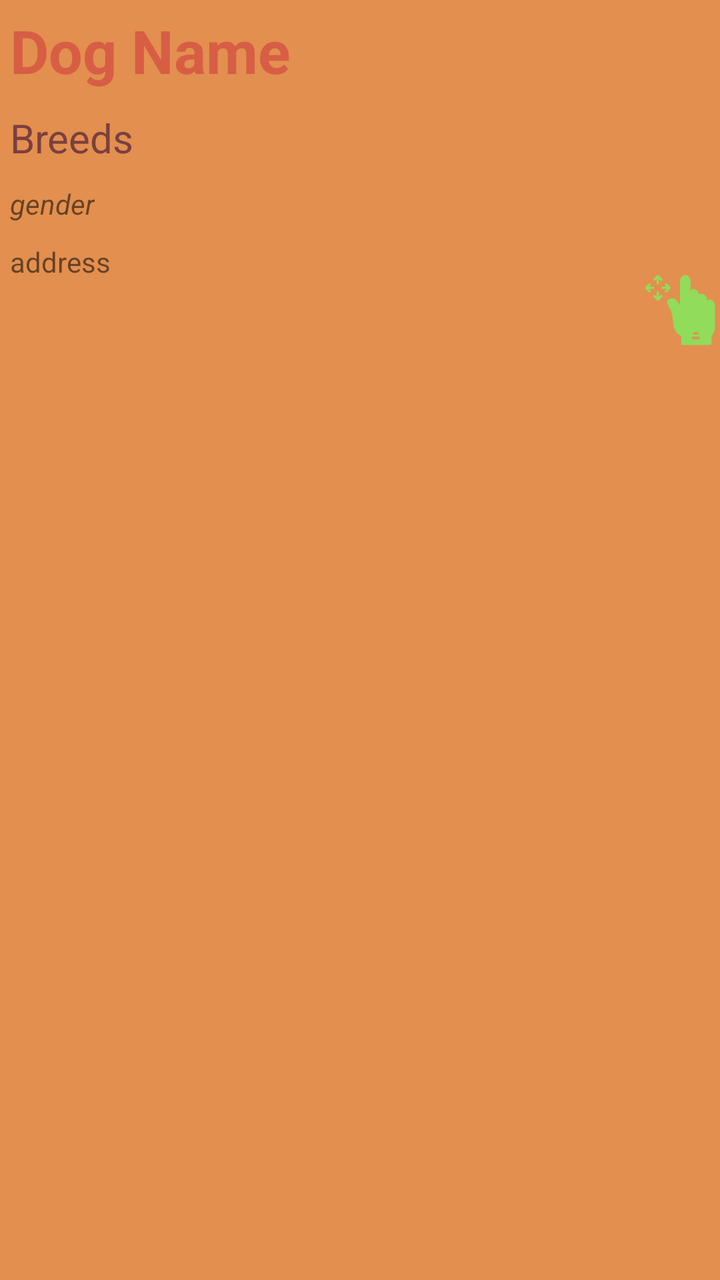
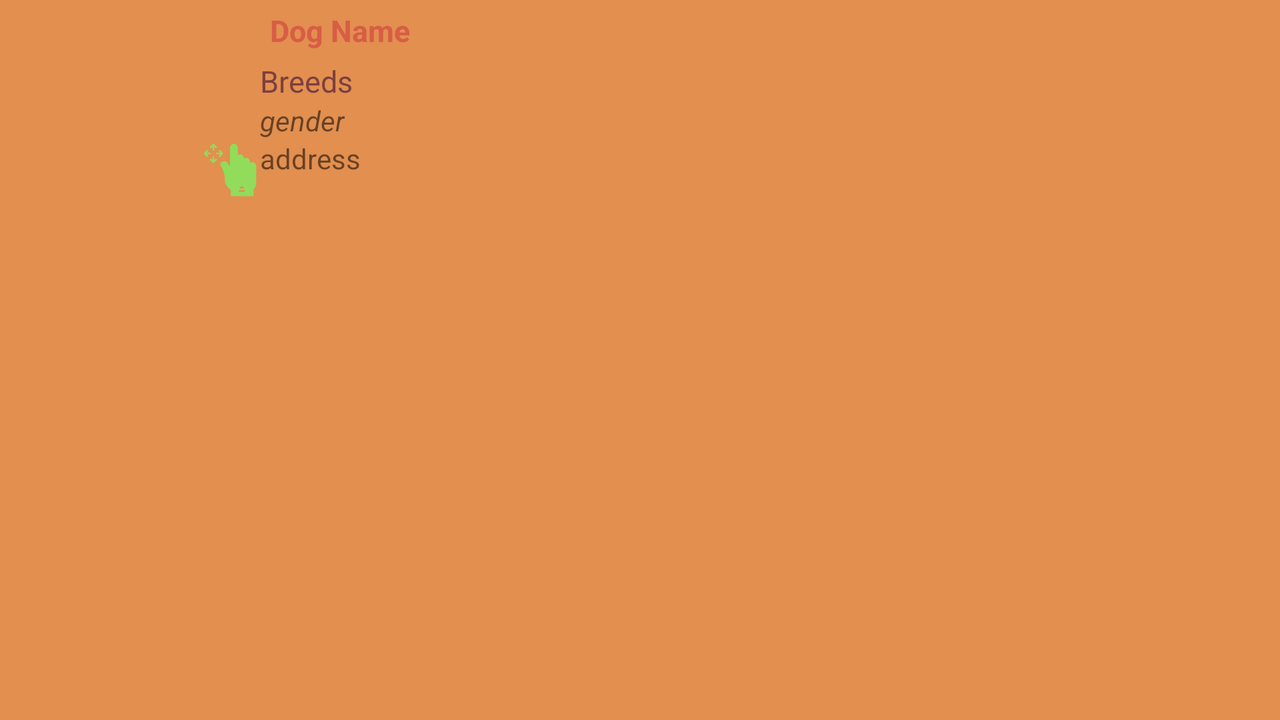

Two renders of one Android screen. The first uses the default layout on a phone; the second uses the alternative layout the repository ships for a different screen configuration, on a matching device. The two XML files are below.
<!-- AndroidManifest.xml: application theme AppTheme -->
<!-- res/layout/dog_list_item_drag.xml -->
<?xml version="1.0" encoding="utf-8"?>
<LinearLayout xmlns:android="http://schemas.android.com/apk/res/android"
    android:orientation="vertical"
    android:layout_width="match_parent"
    android:layout_height="wrap_content"
    android:layout_marginBottom="10dp"
    android:background="@color/colorPrimaryLight">

    <LinearLayout
        android:layout_width="match_parent"
        android:layout_height="wrap_content"
        android:orientation="horizontal">

        <LinearLayout
            android:layout_width="175dp"
            android:layout_height="match_parent"
            android:orientation="vertical">

            <TextView
                android:layout_width="wrap_content"
                android:layout_height="wrap_content"
                android:id="@+id/dogNameTextView"
                android:textSize="30dp"
                android:textStyle="bold"
                android:layout_margin="5dp"
                android:layout_alignParentTop="true"
                android:text="Dog Name"
                android:layout_gravity="left"
                android:textColor="@color/colorPrimary"/>

            <TextView
                android:layout_width="wrap_content"
                android:layout_height="wrap_content"
                android:text="Breeds"
                android:textSize="20dp"
                android:id="@+id/breedsTextView"
                android:layout_margin="5dp"
                android:textColor="@color/colorPrimaryDark"/>

            <TextView
                android:layout_width="wrap_content"
                android:layout_height="wrap_content"
                android:id="@+id/dogSexTextView"
                android:text="gender"
                android:layout_below="@+id/dogNameTextView"
                android:layout_gravity="left"
                android:layout_margin="5dp"
                android:textStyle="italic"/>

            <TextView
                android:layout_width="wrap_content"
                android:layout_height="wrap_content"
                android:text="address"
                android:id="@+id/addressTextView"
                android:layout_gravity="left"
                android:layout_margin="5dp"/>

        </LinearLayout>

        <RelativeLayout
            android:layout_width="wrap_content"
            android:layout_height="wrap_content">

            <ImageView
                android:layout_width="240dp"
                android:layout_height="175dp"
                android:id="@+id/dogImageView"
                android:scaleType="centerCrop"
                android:layout_alignParentTop="true" />

                <ImageView
                    android:id="@+id/dragIcon"
                    android:layout_width="40dp"
                    android:layout_height="40dp"
                    android:layout_alignRight="@id/dogImageView"
                    android:layout_alignBottom="@id/dogImageView"
                    android:gravity="bottom|right"
                    android:src="@mipmap/ic_drag"
                    android:layout_gravity="bottom|right"
                    android:baselineAlignBottom="false" />
        </RelativeLayout>

    </LinearLayout>

</LinearLayout>
<!-- resources referenced by this layout -->
<resources>
  <color name="colorPrimary">#D85D45</color>
  <color name="colorPrimaryDark">#7C3F3F</color>
  <color name="colorPrimaryLight">#E28F4F</color>
  <!-- mipmap ic_drag: png bitmap (mipmap-hdpi, 1272 bytes) -->
  <style name="AppTheme" parent="Theme.AppCompat.Light.DarkActionBar">
          
          <item name="colorPrimary">@color/colorPrimary</item>
          <item name="colorPrimaryDark">@color/colorPrimaryDark</item>
          <item name="colorAccent">@color/colorAccent</item>
      </style>
  <color name="colorAccent">#E8C471</color>
</resources>
<!-- res/layout-land/dog_list_item_drag.xml (the author's variant of the layout above) -->
<!-- drawn on the phone turned sideways -->
<?xml version="1.0" encoding="utf-8"?>
<LinearLayout xmlns:android="http://schemas.android.com/apk/res/android"
    android:orientation="horizontal"
    android:layout_width="match_parent"
    android:layout_height="wrap_content"
    android:layout_marginBottom="5dp"
    android:background="@color/colorPrimaryLight">

    <RelativeLayout xmlns:android="http://schemas.android.com/apk/res/android"
        android:layout_width="wrap_content"
        android:layout_height="wrap_content">

        <ImageView
            android:layout_width="130dp"
            android:layout_height="100dp"
            android:id="@+id/dogImageView"
            android:scaleType="centerCrop"
            android:layout_alignParentTop="true" />

        <ImageView
            android:id="@+id/dragIcon"
            android:layout_width="30dp"
            android:layout_height="30dp"
            android:layout_alignRight="@id/dogImageView"
            android:layout_alignBottom="@id/dogImageView"
            android:gravity="bottom|right"
            android:src="@mipmap/ic_drag"
            android:layout_gravity="bottom|right"
            android:baselineAlignBottom="false" />
    </RelativeLayout>


    <LinearLayout
        android:layout_width="match_parent"
        android:layout_height="match_parent"
        android:orientation="vertical">

        <TextView
            android:layout_width="wrap_content"
            android:layout_height="wrap_content"
            android:id="@+id/dogNameTextView"
            android:textSize="15dp"
            android:textStyle="bold"
            android:layout_margin="5dp"
            android:layout_alignParentTop="true"
            android:text="Dog Name"
            android:layout_gravity="left"
            android:textColor="@color/colorPrimary"/>

        <TextView
            android:layout_width="wrap_content"
            android:layout_height="wrap_content"
            android:text="Breeds"
            android:textSize="15dp"
            android:id="@+id/breedsTextView"
            android:textColor="@color/colorPrimaryDark"/>

        <TextView
            android:layout_width="wrap_content"
            android:layout_height="wrap_content"
            android:id="@+id/dogSexTextView"
            android:text="gender"
            android:layout_below="@+id/dogNameTextView"
            android:layout_gravity="left"
            android:textStyle="italic"/>

        <TextView
            android:layout_width="wrap_content"
            android:layout_height="wrap_content"
            android:text="address"
            android:id="@+id/addressTextView"
            android:layout_gravity="left" />

    </LinearLayout>

</LinearLayout>
